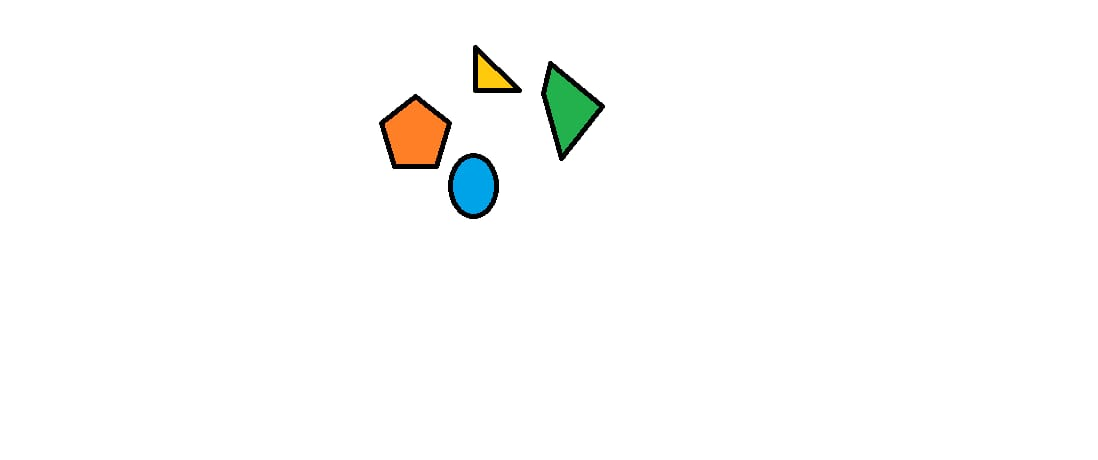
#> input picture Test 1.jpg, 1098 x 460 px, found by its file name
$ jupyter execute --allow-errors Gometric_Shapes_CV.ipynb
#> lines starting #> are read from the running program, lines starting #| are printed output that depends on the picture; after the words box and inside, x2 and y2 are one past the last pixel; in counts of white or black regions, pixels touching at a corner belong together
[cell 1]
import numpy as np
import cv2
img = cv2.imread("/content/Test 1.jpg")
#> img is the input picture: shape (460, 1098, 3); mean B, G, R 250.8, 251.7, 251.3

[cell 2]
from google.colab.patches import cv2_imshow
cv2_imshow(img)

[cell 3]
img1 = cv2.imread("/content/Test 1.jpg", 0)
#> img1: shape (460, 1098); min 0, max 255, mean 251.4
#displays grayscale image

[cell 4]
cv2_imshow(img1)

[cell 5]
cv2.imwrite('saved_img.png', img1)
#> Out = True

[cell 6]
import numpy as np
import cv2

img = cv2.imread("/content/Test 1.jpg")
cv2_imshow(img)
imgGrey = cv2.cvtColor(img, cv2.COLOR_BGR2GRAY)
_, thresh = cv2.threshold(imgGrey, 240, 255, cv2.THRESH_BINARY)
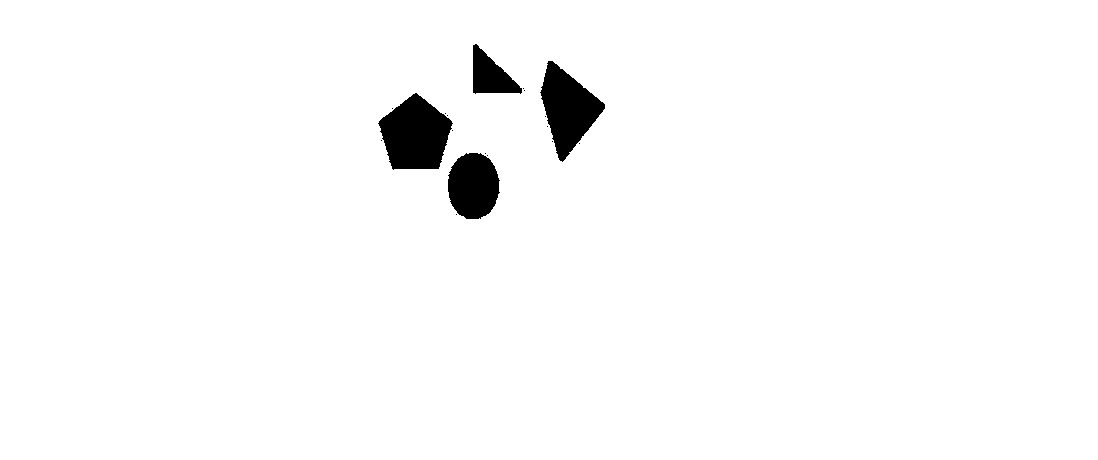
#> thresh: shape (460, 1098); 97.7% white; 18 black regions (14 under 20 px)
contours, _ = cv2.findContours(thresh, cv2.RETR_TREE, cv2.CHAIN_APPROX_NONE)
#> contours = 19 contours, 14 with area under 20; largest, box (x1, y1, x2, y2) and area: (0, 0, 1098, 460) 503523, (377, 92, 454, 171) 4058, (539, 60, 606, 163) 3557, (447, 152, 501, 220) 2798, (472, 43, 523, 95) 1456

filtered = []
low = 1000
high = 100000
for contour in contours:
  area = cv2.contourArea(contour)
  if low<area and area<high:
    filtered.append(contour)
#> this loop made 19 passes
#> area on passes 1, 5, 15, 18, 19: 503523, 2797.5, 4057.5, 3557, 1456.5
#> after the loop, filtered = 4 contours; box (x1, y1, x2, y2) and area: (377, 92, 454, 171) 4058, (539, 60, 606, 163) 3557, (447, 152, 501, 220) 2798, (472, 43, 523, 95) 1456

print(len(filtered))
#| 4

[cell 7]
import numpy as np
import cv2

img = cv2.imread("/content/Test 2.jpg")
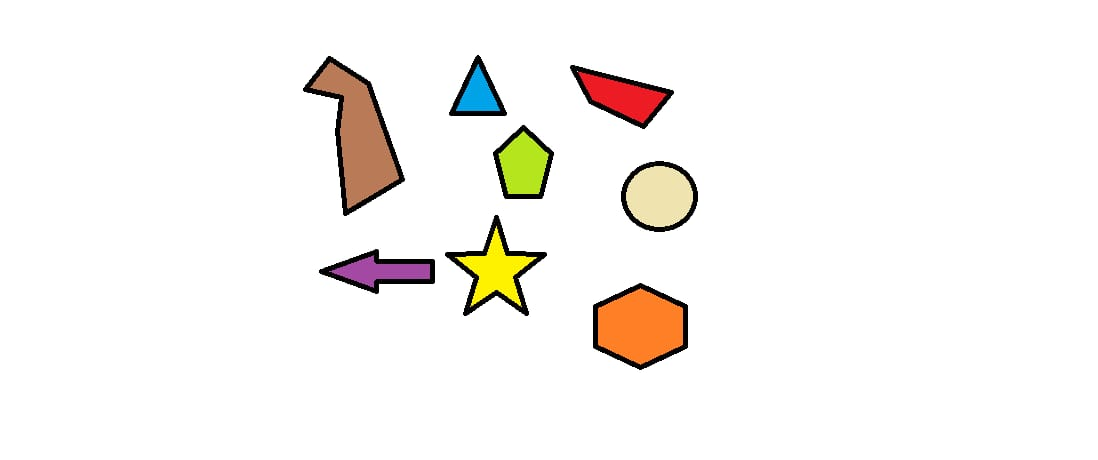
#> input picture Test 2.jpg, 1098 x 460 px, found by its file name
#> img is the input picture: shape (460, 1098, 3); mean B, G, R 242, 245, 247.6
cv2_imshow(img)
imgGrey = cv2.cvtColor(img, cv2.COLOR_BGR2GRAY)
_, thresh = cv2.threshold(imgGrey, 240, 255, cv2.THRESH_BINARY)
#> thresh: shape (460, 1098); 93.2% white; 64 black regions (56 under 20 px)
contours, _ = cv2.findContours(thresh, cv2.RETR_TREE, cv2.CHAIN_APPROX_NONE)
#> contours = 125 contours, 116 with area under 20; largest, box (x1, y1, x2, y2) and area: (0, 0, 1098, 460) 503523, (301, 55, 407, 217) 7866, (591, 281, 689, 372) 6432, (444, 213, 548, 317) 4486, (619, 159, 699, 233) 4482

filtered = []
low = 1000
high = 100000
for contour in contours:
  area = cv2.contourArea(contour)
  if low<area and area<high:
    filtered.append(contour)
#> this loop made 125 passes
#> area on passes 1, 17, 22, 28, 37, 103, 122, 124, 125: 503523, 6432.5, 3108, 4485.5, 4482.5, 3361, 3565.5, 7866.5, 2093
#> after the loop, filtered = 8 contours; box (x1, y1, x2, y2) and area: (301, 55, 407, 217) 7866, (591, 281, 689, 372) 6432, (444, 213, 548, 317) 4486, (619, 159, 699, 233) 4482, (568, 63, 675, 131) 3566, (492, 123, 556, 201) 3361, (317, 247, 436, 296) 3108, (447, 53, 508, 118) 2093

print(len(filtered))
#| 8

[cell 8]
import numpy as np
import cv2

img = cv2.imread("/content/Test 3.jpg")
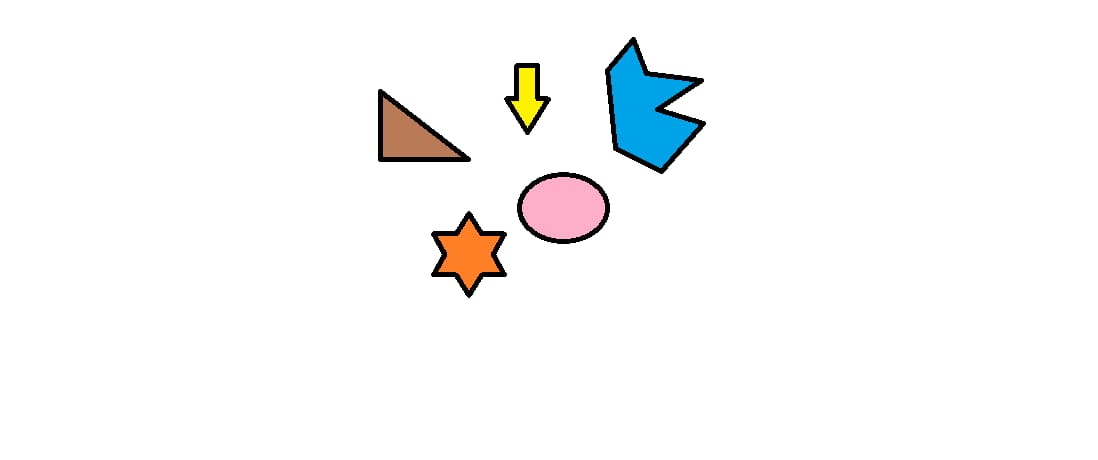
#> input picture Test 3.jpg, 1098 x 460 px, found by its file name
#> img is the input picture: shape (460, 1098, 3); mean B, G, R 248.6, 248.6, 248.3
cv2_imshow(img)
imgGrey = cv2.cvtColor(img, cv2.COLOR_BGR2GRAY)
_, thresh = cv2.threshold(imgGrey, 240, 255, cv2.THRESH_BINARY)
#> thresh: shape (460, 1098); 95.4% white; 31 black regions (26 under 20 px)
contours, _ = cv2.findContours(thresh, cv2.RETR_TREE, cv2.CHAIN_APPROX_NONE)
#> contours = 37 contours, 31 with area under 20; largest, box (x1, y1, x2, y2) and area: (0, 0, 1098, 460) 503523, (604, 36, 707, 176) 8309, (516, 170, 612, 246) 5471, (429, 209, 509, 300) 3936, (376, 88, 473, 163) 3886, (503, 61, 553, 136) 2045

filtered = []
low = 1000
high = 100000
for contour in contours:
  area = cv2.contourArea(contour)
  if low<area and area<high:
    filtered.append(contour)
#> this loop made 37 passes
#> area on passes 1, 7, 13, 31, 34, 37: 503523, 3936, 5471, 3886.5, 2045, 8309
#> after the loop, filtered = 5 contours; box (x1, y1, x2, y2) and area: (604, 36, 707, 176) 8309, (516, 170, 612, 246) 5471, (429, 209, 509, 300) 3936, (376, 88, 473, 163) 3886, (503, 61, 553, 136) 2045

print(len(filtered))
#| 5

[cell 9]
import numpy as np
import cv2

img = cv2.imread("/content/Test 4.jpg")
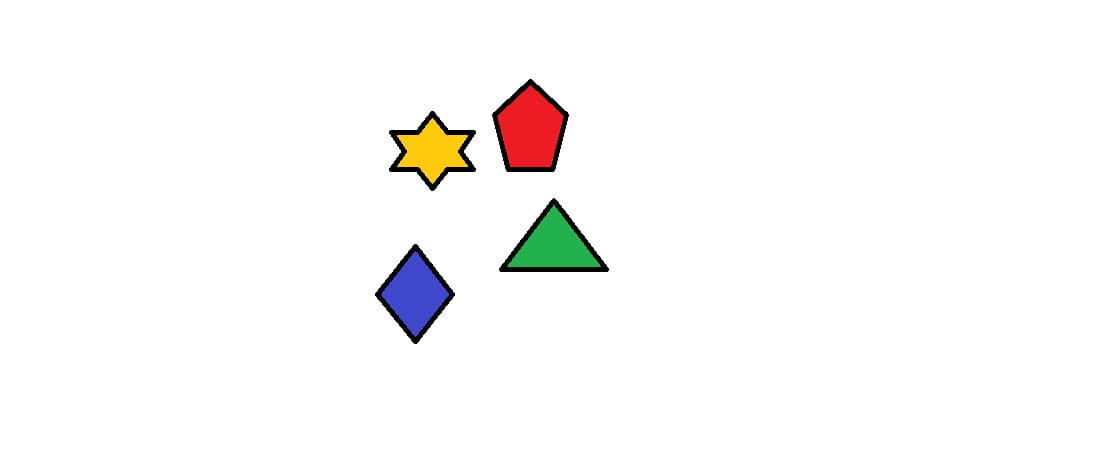
#> input picture Test 4.jpg, 1098 x 460 px, found by its file name
#> img is the input picture: shape (460, 1098, 3); mean B, G, R 248.3, 248.9, 249.8
cv2_imshow(img)
imgGrey = cv2.cvtColor(img, cv2.COLOR_BGR2GRAY)
_, thresh = cv2.threshold(imgGrey, 240, 255, cv2.THRESH_BINARY)
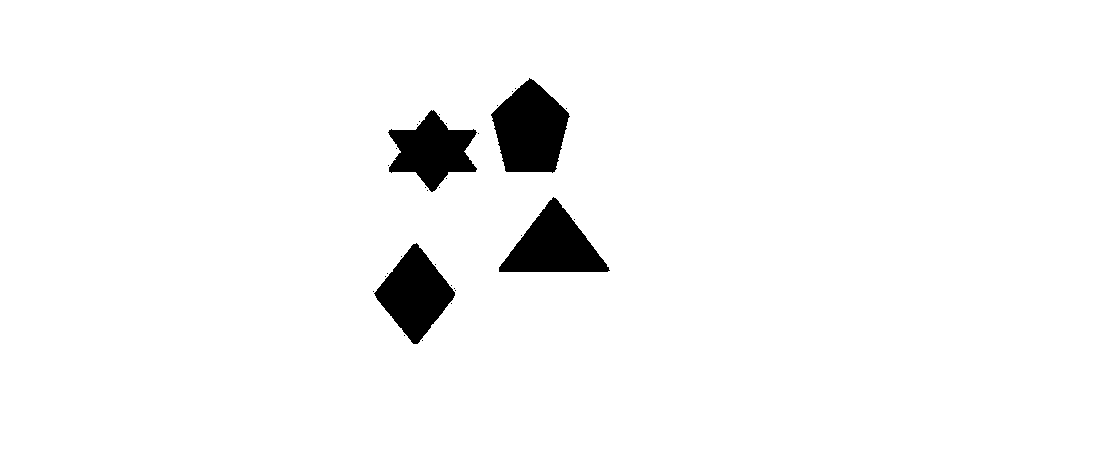
#> thresh: shape (460, 1098); 96.4% white; 32 black regions (28 under 20 px)
contours, _ = cv2.findContours(thresh, cv2.RETR_TREE, cv2.CHAIN_APPROX_NONE)
#> contours = 33 contours, 28 with area under 20; largest, box (x1, y1, x2, y2) and area: (0, 0, 1098, 460) 503523, (490, 77, 571, 174) 5269, (498, 196, 611, 273) 4576, (373, 242, 456, 345) 4450, (387, 109, 478, 193) 4132

filtered = []
low = 1000
high = 100000
for contour in contours:
  area = cv2.contourArea(contour)
  if low<area and area<high:
    filtered.append(contour)
#> this loop made 33 passes
#> area on passes 1, 13, 16, 28, 33: 503523, 4450.5, 4576.5, 4131.5, 5269
#> after the loop, filtered = 4 contours; box (x1, y1, x2, y2) and area: (490, 77, 571, 174) 5269, (498, 196, 611, 273) 4576, (373, 242, 456, 345) 4450, (387, 109, 478, 193) 4132

print(len(filtered))
#| 4

[cell 10]
import numpy as np
import cv2

img = cv2.imread("/content/Test 5.jpg")
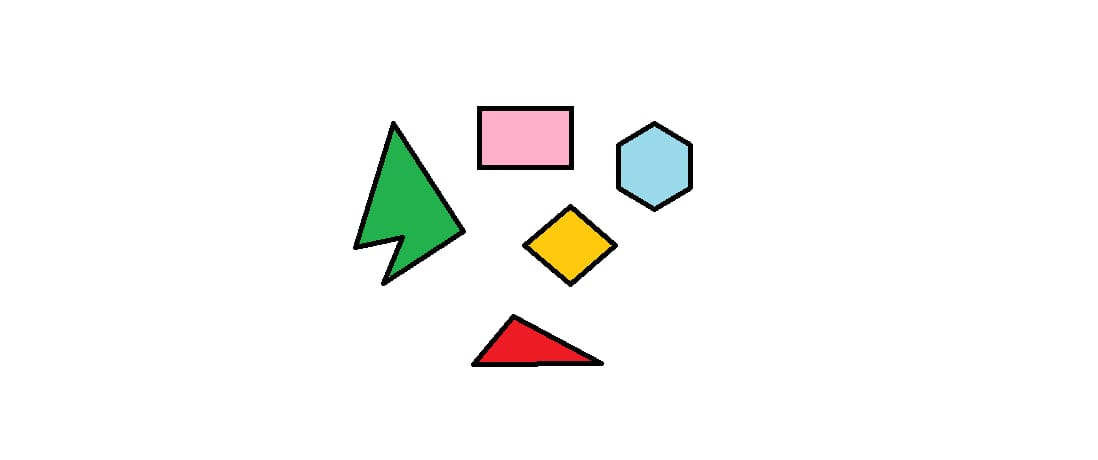
#> input picture Test 5.jpg, 1098 x 460 px, found by its file name
#> img is the input picture: shape (460, 1098, 3); mean B, G, R 245.8, 247.8, 247.5
cv2_imshow(img)
imgGrey = cv2.cvtColor(img, cv2.COLOR_BGR2GRAY)
_, thresh = cv2.threshold(imgGrey, 240, 255, cv2.THRESH_BINARY)
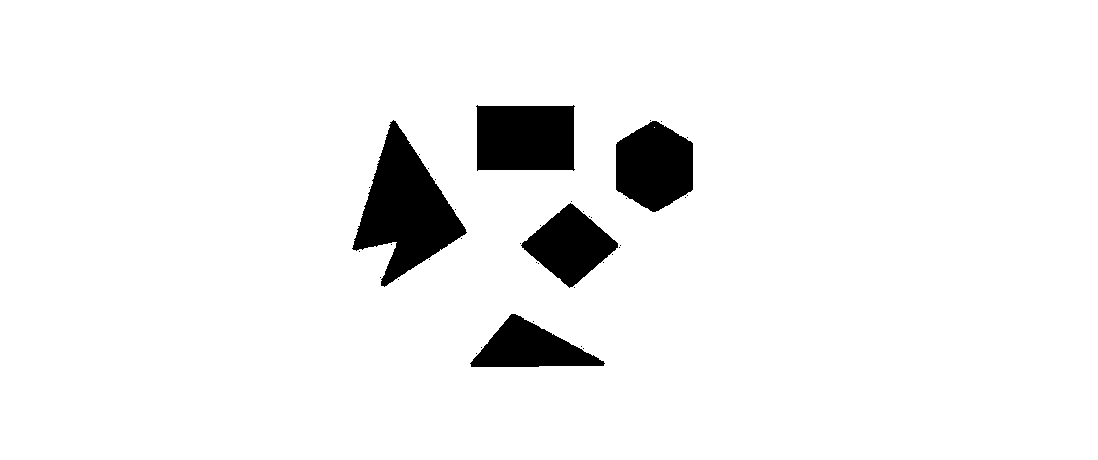
#> thresh: shape (460, 1098); 94.3% white; 40 black regions (35 under 20 px)
contours, _ = cv2.findContours(thresh, cv2.RETR_TREE, cv2.CHAIN_APPROX_NONE)
#> contours = 42 contours, 36 with area under 20; largest, box (x1, y1, x2, y2) and area: (0, 0, 1098, 460) 503523, (351, 119, 468, 288) 9142, (475, 104, 576, 172) 6377, (615, 120, 694, 213) 5513, (520, 202, 619, 289) 4426, (469, 313, 606, 368) 4031

filtered = []
low = 1000
high = 100000
for contour in contours:
  area = cv2.contourArea(contour)
  if low<area and area<high:
    filtered.append(contour)
#> this loop made 42 passes
#> area on passes 1, 7, 27, 38, 41, 42: 503523, 4031, 4426.5, 5513, 9141.5, 6377
#> after the loop, filtered = 5 contours; box (x1, y1, x2, y2) and area: (351, 119, 468, 288) 9142, (475, 104, 576, 172) 6377, (615, 120, 694, 213) 5513, (520, 202, 619, 289) 4426, (469, 313, 606, 368) 4031

print(len(filtered))
#| 5

[cell 11]
import numpy as np
import cv2

img = cv2.imread("/content/Test 6.jpg")
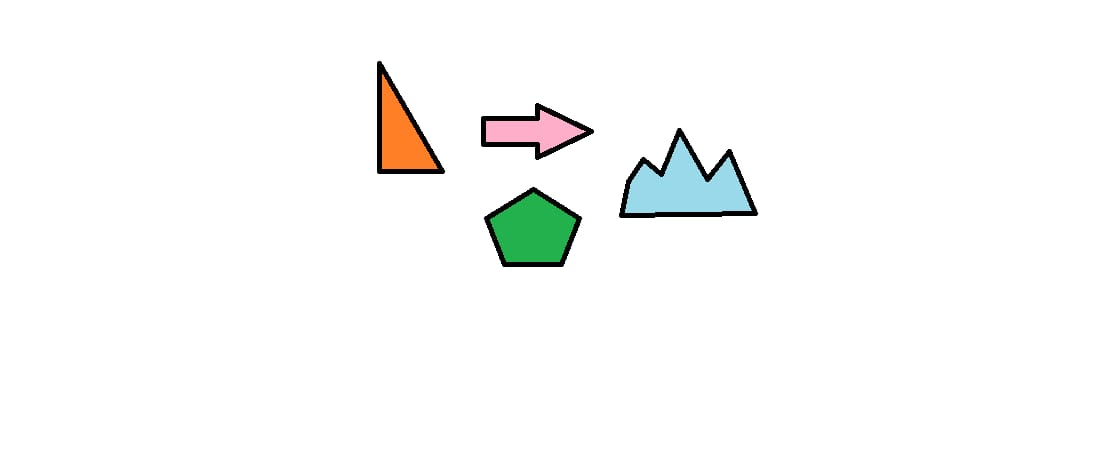
#> input picture Test 6.jpg, 1098 x 460 px, found by its file name
#> img is the input picture: shape (460, 1098, 3); mean B, G, R 248.8, 249.8, 249
cv2_imshow(img)
imgGrey = cv2.cvtColor(img, cv2.COLOR_BGR2GRAY)
_, thresh = cv2.threshold(imgGrey, 240, 255, cv2.THRESH_BINARY)
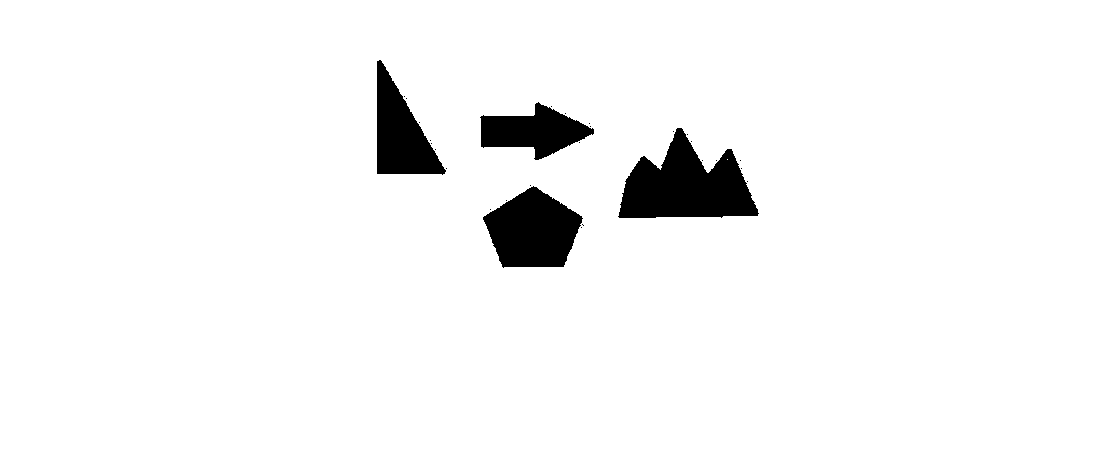
#> thresh: shape (460, 1098); 95.8% white; 29 black regions (25 under 20 px)
contours, _ = cv2.findContours(thresh, cv2.RETR_TREE, cv2.CHAIN_APPROX_NONE)
#> contours = 32 contours, 27 with area under 20; largest, box (x1, y1, x2, y2) and area: (0, 0, 1098, 460) 503523, (617, 127, 760, 219) 7751, (482, 185, 584, 269) 5731, (376, 59, 447, 176) 4392, (479, 101, 595, 161) 3734

filtered = []
low = 1000
high = 100000
for contour in contours:
  area = cv2.contourArea(contour)
  if low<area and area<high:
    filtered.append(contour)
#> this loop made 32 passes
#> area on passes 1, 7, 22, 29, 32: 503523, 5731, 7751, 3734, 4392
#> after the loop, filtered = 4 contours; box (x1, y1, x2, y2) and area: (617, 127, 760, 219) 7751, (482, 185, 584, 269) 5731, (376, 59, 447, 176) 4392, (479, 101, 595, 161) 3734

print(len(filtered))
#| 4
